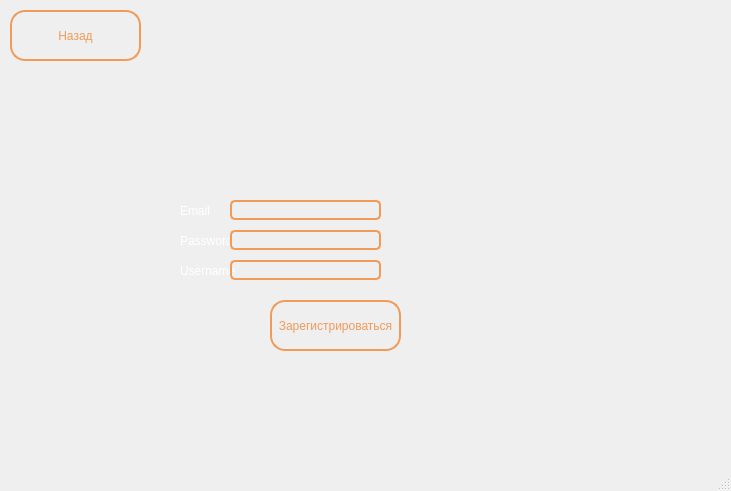
<?xml version="1.0" encoding="UTF-8"?>
<ui version="4.0">
 <class>MainWindow</class>
 <widget class="QMainWindow" name="MainWindow">
  <property name="geometry">
   <rect>
    <x>0</x>
    <y>0</y>
    <width>731</width>
    <height>491</height>
   </rect>
  </property>
  <property name="windowTitle">
   <string>MainWindow</string>
  </property>
  <widget class="QWidget" name="centralwidget">
   <widget class="QLabel" name="label">
    <property name="geometry">
     <rect>
      <x>180</x>
      <y>200</y>
      <width>61</width>
      <height>21</height>
     </rect>
    </property>
    <property name="styleSheet">
     <string notr="true">QLabel{
	color: white;
}</string>
    </property>
    <property name="text">
     <string>Email</string>
    </property>
   </widget>
   <widget class="QLabel" name="label_2">
    <property name="geometry">
     <rect>
      <x>180</x>
      <y>230</y>
      <width>61</width>
      <height>21</height>
     </rect>
    </property>
    <property name="styleSheet">
     <string notr="true">QLabel{
	color: white;
}</string>
    </property>
    <property name="text">
     <string>Password</string>
    </property>
   </widget>
   <widget class="QLabel" name="label_3">
    <property name="geometry">
     <rect>
      <x>180</x>
      <y>260</y>
      <width>61</width>
      <height>21</height>
     </rect>
    </property>
    <property name="styleSheet">
     <string notr="true">QLabel{
	color: white;
}</string>
    </property>
    <property name="text">
     <string>Username</string>
    </property>
   </widget>
   <widget class="QLineEdit" name="email_le">
    <property name="geometry">
     <rect>
      <x>230</x>
      <y>200</y>
      <width>151</width>
      <height>20</height>
     </rect>
    </property>
    <property name="styleSheet">
     <string notr="true">	color: white;    
	background-color: transparent; /* Делаем фон прозрачным */
    border: 2px solid rgb(240, 155, 89);  /* Цвет границы */
    border-radius: 5px; /* Закругление углов (по желанию) */
</string>
    </property>
   </widget>
   <widget class="QLineEdit" name="password_le">
    <property name="geometry">
     <rect>
      <x>230</x>
      <y>230</y>
      <width>151</width>
      <height>20</height>
     </rect>
    </property>
    <property name="styleSheet">
     <string notr="true">	color: white;
    background-color: transparent; /* Делаем фон прозрачным */
    border: 2px solid rgb(240, 155, 89);  /* Цвет границы */
    border-radius: 5px; /* Закругление углов (по желанию) */
</string>
    </property>
   </widget>
   <widget class="QLineEdit" name="username_le">
    <property name="geometry">
     <rect>
      <x>230</x>
      <y>260</y>
      <width>151</width>
      <height>20</height>
     </rect>
    </property>
    <property name="styleSheet">
     <string notr="true">	color: white;
    background-color: transparent; /* Делаем фон прозрачным */
    border: 2px solid rgb(240, 155, 89);  /* Цвет границы */
    border-radius: 5px; /* Закругление углов (по желанию) */
</string>
    </property>
   </widget>
   <widget class="QPushButton" name="to_main_btn">
    <property name="geometry">
     <rect>
      <x>10</x>
      <y>10</y>
      <width>131</width>
      <height>51</height>
     </rect>
    </property>
    <property name="styleSheet">
     <string notr="true">/* border-color: rgb(142, 74, 25);
border: 2px solid rgb(142, 74, 25); */
/* background-color: rgb(142, 74, 25); */

QPushButton {
	color: rgb(240, 155, 89);
    background-color: transparent; /* Делаем фон прозрачным */
    border: 2px solid rgb(240, 155, 89);  /* Цвет границы */
    border-radius: 15px; /* Закругление углов (по желанию) */
    padding: 5px; /* Отступы (по желанию) */
	/* border-image: linear-gradient(to right, red, yellow) 5; */
}

QPushButton:hover {
    background-color: rgba(54, 21, 8, 0.5); 
} 
</string>
    </property>
    <property name="text">
     <string>Назад</string>
    </property>
   </widget>
   <widget class="QPushButton" name="reg_btn">
    <property name="geometry">
     <rect>
      <x>270</x>
      <y>300</y>
      <width>131</width>
      <height>51</height>
     </rect>
    </property>
    <property name="styleSheet">
     <string notr="true">/* border-color: rgb(142, 74, 25);
border: 2px solid rgb(142, 74, 25); */
/* background-color: rgb(142, 74, 25); */

QPushButton {
	color: rgb(240, 155, 89);
    background-color: transparent; /* Делаем фон прозрачным */
    border: 2px solid rgb(240, 155, 89);  /* Цвет границы */
    border-radius: 15px; /* Закругление углов (по желанию) */
    padding: 5px; /* Отступы (по желанию) */
	/* border-image: linear-gradient(to right, red, yellow) 5; */
}

QPushButton:hover {
    background-color: rgba(54, 21, 8, 0.5); 
} 
</string>
    </property>
    <property name="text">
     <string>Зарегистрироваться</string>
    </property>
   </widget>
   <widget class="QLabel" name="reg_res">
    <property name="geometry">
     <rect>
      <x>150</x>
      <y>300</y>
      <width>101</width>
      <height>41</height>
     </rect>
    </property>
    <property name="text">
     <string/>
    </property>
   </widget>
   <widget class="QWidget" name="widget" native="true">
    <property name="geometry">
     <rect>
      <x>0</x>
      <y>-30</y>
      <width>741</width>
      <height>531</height>
     </rect>
    </property>
    <property name="styleSheet">
     <string notr="true">background-image: url('data/textures/background.jpg');
background-repeat: no-repeat; 
background-position: center;</string>
    </property>
   </widget>
   <zorder>widget</zorder>
   <zorder>label</zorder>
   <zorder>label_2</zorder>
   <zorder>label_3</zorder>
   <zorder>email_le</zorder>
   <zorder>password_le</zorder>
   <zorder>username_le</zorder>
   <zorder>to_main_btn</zorder>
   <zorder>reg_btn</zorder>
   <zorder>reg_res</zorder>
  </widget>
  <widget class="QMenuBar" name="menubar">
   <property name="geometry">
    <rect>
     <x>0</x>
     <y>0</y>
     <width>731</width>
     <height>22</height>
    </rect>
   </property>
  </widget>
  <widget class="QStatusBar" name="statusbar"/>
 </widget>
 <resources/>
 <connections/>
</ui>
